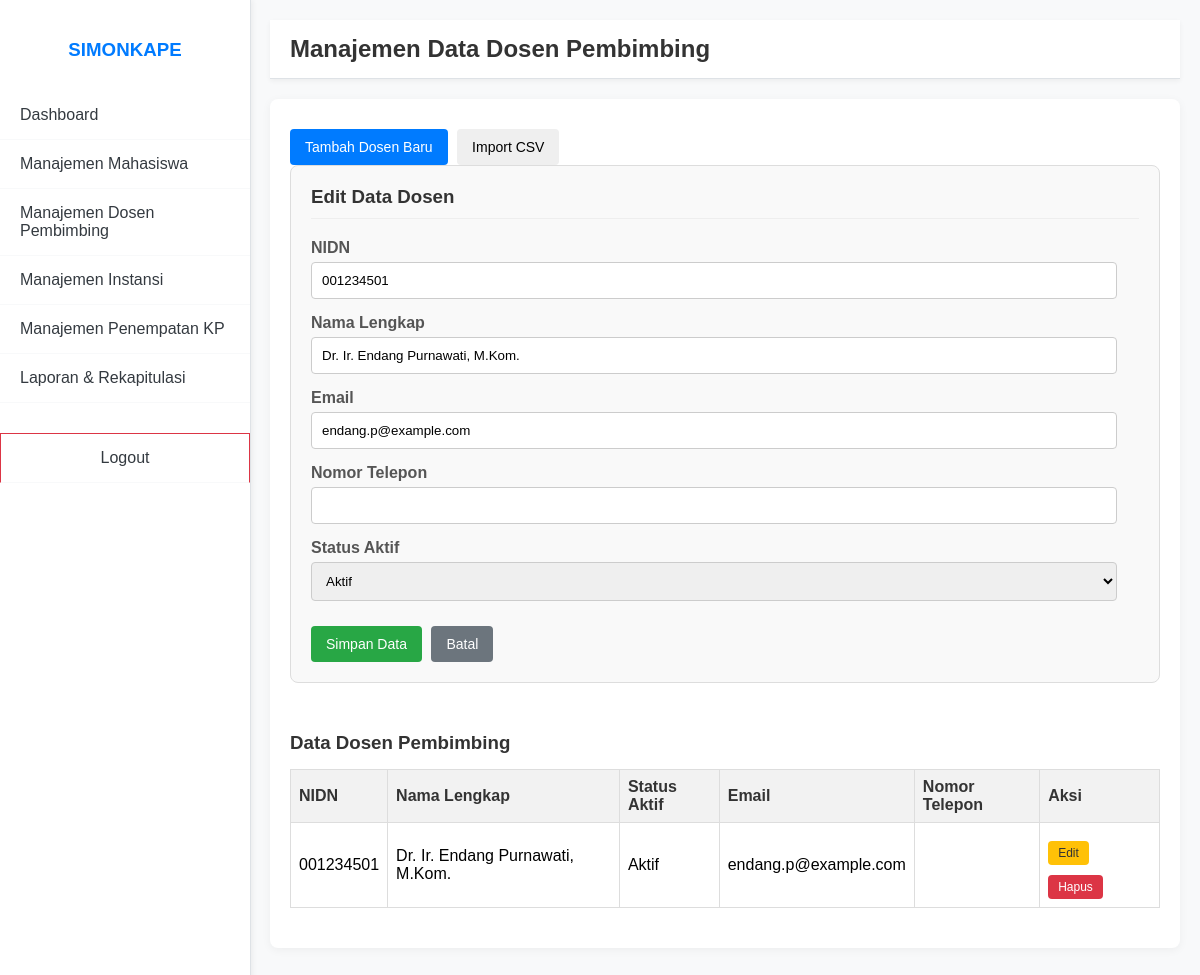
Page /public/admin/editDosen/1 (signed in) on the committed database.
### tables this page shows
CREATE TABLE dosen (
    id INT AUTO_INCREMENT PRIMARY KEY,
    nidn VARCHAR(20) UNIQUE NOT NULL,
    nama_lengkap VARCHAR(255) NOT NULL,
    status_aktif ENUM('Aktif', 'Tidak Aktif') DEFAULT 'Aktif',
    email VARCHAR(255) UNIQUE NOT NULL,
    nomor_telepon VARCHAR(20) NULL,
    created_at TIMESTAMP DEFAULT CURRENT_TIMESTAMP
);

### app/core/Controller.php (called while the page is built, shortened)
<?php
class Controller {
    public function model($model) {
        return new $model();
    }
    public function view($view, $data = []) {
        require_once APP_ROOT . '/app/views/' . $view . '.php';
    }
}

### app/core/App.php (called while the page is built, shortened)
<?php
class App {
    protected $controller = 'Auth';
    protected $method = 'index';
    public function __construct() {
        $url = $this->parseUrl();
        if (isset($url[0])) {
            $controllerFile = ucfirst($url[0]) . 'Controller.php';
            if (file_exists(APP_ROOT . '/app/controllers/' . $controllerFile)) {
                $this->controller = ucfirst($url[0]);
                unset($url[0]);
            } else {
                header('Location: ' . BASE_URL . '/auth');
                exit();
            }
        }
        require_once APP_ROOT . '/app/controllers/' . $this->controller . 'Controller.php';
        $this->controller = new $controllerName();
        if (isset($url[1])) {
            if (method_exists($this->controller, $url[1])) {
                $this->method = $url[1];
                unset($url[1]);
            }
        }
        $this->params = $url ? array_values($url) : [];
        call_user_func_array([$this->controller, $this->method], $this->params);
    }
    public function parseUrl() {
        if (isset($_GET['url'])) {
            $url = rtrim($_GET['url'], '/');
            $url = filter_var($url, FILTER_SANITIZE_URL);
            $url = explode('/', $url);
            return $url;
        }
        return ['auth'];
    }
}

### public/index.php (called while the page is built, shortened)
<?php
require_once APP_ROOT . '/app/config/app.php';
require_once APP_ROOT . '/app/config/database.php';
require_once APP_ROOT . '/app/core/Database.php';
require_once APP_ROOT . '/app/core/Controller.php';
require_once APP_ROOT . '/app/core/App.php';
$app = new App();

### app/core/Database.php (called while the page is built, shortened)
<?php
class Database {
    private $host = DB_HOST;
    private $user = DB_USER;
    private $pass = DB_PASS;
    private $dbname = DB_NAME;
    private $dbh;
    private $stmt;
    public function __construct() {
        $dsn = 'mysql:host=' . $this->host . ';dbname=' . $this->dbname;
        $options = [
            PDO::ATTR_PERSISTENT => true,
            PDO::ATTR_ERRMODE => PDO::ERRMODE_EXCEPTION
        ];
        try {
            $this->dbh = new PDO($dsn, $this->user, $this->pass, $options);
        } catch (PDOException $e) {
            die("Koneksi database gagal: " . $e->getMessage());
        }
    }
    public function query($sql) {
        $this->stmt = $this->dbh->prepare($sql);
    }
    public function bind($param, $value, $type = null) {
        if (is_null($type)) {
            switch (true) {
                default:
                    $type = PDO::PARAM_STR;
            }
        }
        $this->stmt->bindValue($param, $value, $type);
    }
    public function execute() {
        return $this->stmt->execute();
    }
    public function resultSet() {
        $this->execute();
        return $this->stmt->fetchAll(PDO::FETCH_ASSOC);
    }
    public function single() {
        $this->execute();
        return $this->stmt->fetch(PDO::FETCH_ASSOC);
    }
}

### app/models/Dosen.php (called while the page is built, shortened)
<?php
class Dosen {
    private $db;
    public function __construct() {
        $this->db = new Database;
    }
    public function getAllDosen() {
        $this->db->query('SELECT * FROM dosen ORDER BY nama_lengkap ASC');
        return $this->db->resultSet();
    }
    public function getDosenById($id) {
        $this->db->query('SELECT * FROM dosen WHERE id = :id');
        $this->db->bind(':id', $id);
        return $this->db->single();
    }
}

### app/views/admin/dosen/index.php (the view, shortened to what this page needs)
<?php include APP_ROOT . '/app/views/admin/includes/header.php'; ?>
<?php include APP_ROOT . '/app/views/admin/includes/sidebar.php'; ?>
<div class="main-content">
    <div class="header">
        <h2>Manajemen Data Dosen Pembimbing</h2>
    </div>
    <div class="container">
        <button class="btn btn-primary" onclick="showForm('addForm')">Tambah Dosen Baru</button>
        <button class="btn btn-info" onclick="showForm('importForm')">Import CSV</button>
        <div id="editForm" class="form-container" style="display: <?php echo isset($data['dosen_edit']) ? 'block' : 'none'; ?>;">
            <h3>Edit Data Dosen</h3>
            <?php if (isset($data['dosen_edit'])) : ?>
            <form action="<?php echo BASE_URL; ?>/admin/editDosen/<?php echo $data['dosen_edit']['id']; ?>" method="POST">
                <div class="form-group">
                    <label for="edit_nidn">NIDN</label>
                    <input type="text" id="edit_nidn" name="nidn" required value="<?php echo htmlspecialchars($data['dosen_edit']['nidn']); ?>">
                </div>
                <div class="form-group">
                    <label for="edit_nama_lengkap">Nama Lengkap</label>
                    <input type="text" id="edit_nama_lengkap" name="nama_lengkap" required value="<?php echo htmlspecialchars($data['dosen_edit']['nama_lengkap']); ?>">
                </div>
                <div class="form-group">
                    <label for="edit_email">Email</label>
                    <input type="email" id="edit_email" name="email" required value="<?php echo htmlspecialchars($data['dosen_edit']['email']); ?>">
                </div>
                <div class="form-group">
                    <label for="edit_nomor_telepon">Nomor Telepon</label>
                    <input type="text" id="edit_nomor_telepon" name="nomor_telepon" value="<?php echo htmlspecialchars($data['dosen_edit']['nomor_telepon'] ?? ''); ?>">
                </div>
                <div class="form-group">
                    <label for="edit_status_aktif">Status Aktif</label>
                    <select id="edit_status_aktif" name="status_aktif" required>
                        <option value="Aktif" <?php echo ($data['dosen_edit']['status_aktif'] == 'Aktif') ? 'selected' : ''; ?>>Aktif</option>
                    </select>
                </div>
                <button type="submit" class="btn btn-success">Simpan Data</button>
                <button type="button" class="btn btn-secondary" onclick="hideForm('editForm')">Batal</button>
            </form>
            <?php endif; ?>
        </div>
        <div class="table-container">
            <h3>Data Dosen Pembimbing</h3>
            <table>
                <thead>
                    <tr>
                        <th>NIDN</th>
                        <th>Nama Lengkap</th>
                        <th>Status Aktif</th>
                        <th>Email</th>
                        <th>Nomor Telepon</th>
                        <th>Aksi</th>
                    </tr>
                </thead>
                <tbody>
                    <?php if (!empty($data['dosen'])) : ?>
                        <?php foreach ($data['dosen'] as $dsn) : ?>
                            <tr>
                                <td><?php echo htmlspecialchars($dsn['nidn']); ?></td>
                                <td><?php echo htmlspecialchars($dsn['nama_lengkap']); ?></td>
                                <td><?php echo htmlspecialchars($dsn['status_aktif']); ?></td>
                                <td><?php echo htmlspecialchars($dsn['email']); ?></td>
                                <td><?php echo htmlspecialchars($dsn['nomor_telepon'] ?? ''); ?></td>
                                <td>
                                    <a href="<?php echo BASE_URL; ?>/admin/editDosen/<?php echo $dsn['id']; ?>" class="btn btn-warning btn-sm">Edit</a>
                                    <form action="<?php echo BASE_URL; ?>/admin/hapusDosen/<?php echo $dsn['id']; ?>" method="POST" style="display:inline-block;" onsubmit="return confirm('Apakah Anda yakin ingin menghapus data dosen ini? Tindakan ini juga akan menghapus akun user terkait.');">
                                        <button type="submit" class="btn btn-danger btn-sm">Hapus</button>
                                    </form>
                                </td>
                            </tr>
                        <?php endforeach; ?>
                    <?php else : ?>
                        <tr><td colspan="6">Tidak ada data dosen.</td></tr>
                    <?php endif; ?>
                </tbody>
            </table>
        </div>
    </div>
</div>
<?php include APP_ROOT . '/app/views/admin/includes/footer.php'; ?>

### public/css/style.css (style rules this page uses)
body { font-family: Arial, sans-serif; margin: 0; display: flex; min-height: 100vh; }
.main-content { flex-grow: 1; padding: 20px; background-color: #ecf0f1; display: flex; flex-direction: column; }
.header { background-color: #fff; padding: 15px; border-bottom: 1px solid #ddd; display: flex; justify-content: space-between; align-items: center; box-shadow: 0 2px 5px rgba(0,0,0,0.05); margin-bottom: 20px; }
.header h2 { margin: 0; color: #333; }
.container { background-color: #fff; padding: 20px; border-radius: 8px; box-shadow: 0 2px 10px rgba(0,0,0,0.1); margin-bottom: 20px; }
.form-container { margin-bottom: 30px; padding: 20px; border: 1px solid #ddd; border-radius: 8px; background-color: #f9f9f9; }
.form-container h3 { margin-top: 0; color: #333; border-bottom: 1px solid #eee; padding-bottom: 10px; margin-bottom: 20px; }
.form-group { margin-bottom: 15px; }
.form-group label { display: block; margin-bottom: 5px; font-weight: bold; color: #555; }
.form-group input[type="text"], .form-group input[type="email"], .form-group input[type="date"], .form-group select, .form-group textarea { width: calc(100% - 22px); padding: 10px; border: 1px solid #ccc; border-radius: 4px; box-sizing: border-box; }
.btn { padding: 10px 15px; border: none; border-radius: 4px; cursor: pointer; font-size: 14px; text-decoration: none; display: inline-block; margin-right: 5px; margin-top: 10px; }
.btn-primary { background-color: #007bff; color: white; }
.btn-success { background-color: #28a745; color: white; }
.btn-warning { background-color: #ffc107; color: #333; }
.btn-danger { background-color: #dc3545; color: white; }
.btn-secondary { background-color: #6c757d; color: white; }
.btn-sm { padding: 5px 10px; font-size: 12px; }
.table-container { margin-top: 20px; }
.table-container h3 { margin-bottom: 15px; color: #333; }
table { width: 100%; border-collapse: collapse; margin-bottom: 20px; }
table th, table td { border: 1px solid #ddd; padding: 8px; text-align: left; }
table th { background-color: #f2f2f2; color: #333; }

### app/views/admin/includes/header.php (style rules this page uses)
body { font-family: Arial, sans-serif; margin: 0; display: flex; min-height: 100vh; background-color: #f8f9fa; }
.main-content { flex-grow: 1; padding: 20px; background-color: #f8f9fa; display: flex; flex-direction: column; margin-left: 250px; transition: margin-left 0.3s ease-in-out; }
.header { background-color: #fff; padding: 15px 20px; border-bottom: 1px solid #dee2e6; display: flex; justify-content: space-between; align-items: center; box-shadow: 0 2px 5px rgba(0,0,0,0.05); margin-bottom: 20px; }
.header h2 { margin: 0; color: #333; }
.container { background-color: #fff; padding: 20px; border-radius: 8px; box-shadow: 0 2px 10px rgba(0,0,0,0.05); margin-bottom: 20px; }
.table-container { overflow-x: auto; }

### rows in the picture
dosen: nidn "001234501", nama_lengkap "Dr. Ir. Endang Purnawati, M.Kom.", email "endang.p@example.com", status_aktif "Aktif"
